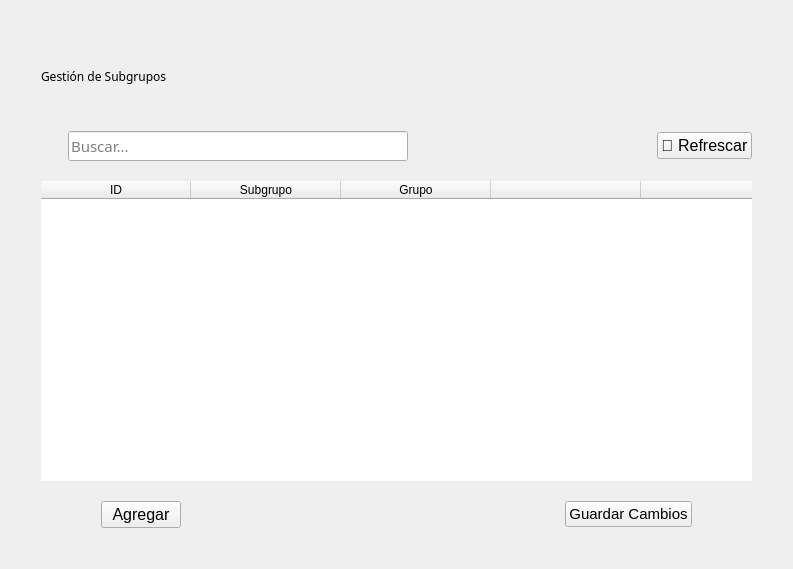
<?xml version="1.0" encoding="UTF-8"?>
<ui version="4.0">
 <class>Form</class>
 <widget class="QWidget" name="Form">
  <property name="geometry">
   <rect>
    <x>0</x>
    <y>0</y>
    <width>793</width>
    <height>569</height>
   </rect>
  </property>
  <property name="windowTitle">
   <string>Form</string>
  </property>
  <property name="styleSheet">
   <string notr="true"/>
  </property>
  <layout class="QHBoxLayout" name="horizontalLayout_4">
   <item>
    <layout class="QVBoxLayout" name="verticalLayout">
     <property name="spacing">
      <number>20</number>
     </property>
     <property name="leftMargin">
      <number>30</number>
     </property>
     <property name="topMargin">
      <number>30</number>
     </property>
     <property name="rightMargin">
      <number>30</number>
     </property>
     <property name="bottomMargin">
      <number>30</number>
     </property>
     <item>
      <widget class="QLabel" name="label">
       <property name="sizePolicy">
        <sizepolicy hsizetype="Fixed" vsizetype="Fixed">
         <horstretch>0</horstretch>
         <verstretch>0</verstretch>
        </sizepolicy>
       </property>
       <property name="minimumSize">
        <size>
         <width>0</width>
         <height>70</height>
        </size>
       </property>
       <property name="font">
        <font>
         <family>Oswald</family>
         <weight>50</weight>
         <bold>false</bold>
        </font>
       </property>
       <property name="text">
        <string>Gestión de Subgrupos</string>
       </property>
      </widget>
     </item>
     <item>
      <layout class="QHBoxLayout" name="horizontalLayout_2">
       <item>
        <widget class="QLabel" name="label_2">
         <property name="sizePolicy">
          <sizepolicy hsizetype="Fixed" vsizetype="Fixed">
           <horstretch>0</horstretch>
           <verstretch>0</verstretch>
          </sizepolicy>
         </property>
         <property name="text">
          <string/>
         </property>
         <property name="pixmap">
          <pixmap>lupa.png</pixmap>
         </property>
        </widget>
       </item>
       <item>
        <widget class="QLineEdit" name="lineEdit">
         <property name="sizePolicy">
          <sizepolicy hsizetype="Maximum" vsizetype="Fixed">
           <horstretch>0</horstretch>
           <verstretch>0</verstretch>
          </sizepolicy>
         </property>
         <property name="minimumSize">
          <size>
           <width>340</width>
           <height>0</height>
          </size>
         </property>
         <property name="font">
          <font>
           <family>Oswald</family>
           <pointsize>11</pointsize>
           <weight>50</weight>
           <bold>false</bold>
          </font>
         </property>
         <property name="styleSheet">
          <string notr="true"/>
         </property>
         <property name="placeholderText">
          <string>Buscar...</string>
         </property>
        </widget>
       </item>
       <item>
        <spacer name="horizontalSpacer_2">
         <property name="orientation">
          <enum>Qt::Horizontal</enum>
         </property>
         <property name="sizeHint" stdset="0">
          <size>
           <width>40</width>
           <height>20</height>
          </size>
         </property>
        </spacer>
       </item>
       <item>
        <widget class="QPushButton" name="botonRefresh">
         <property name="font">
          <font>
           <pointsize>12</pointsize>
          </font>
         </property>
         <property name="text">
          <string>🔄 Refrescar</string>
         </property>
        </widget>
       </item>
       <item>
        <layout class="QHBoxLayout" name="horizontalLayout_3"/>
       </item>
      </layout>
     </item>
     <item>
      <widget class="QTableWidget" name="tableWidget">
       <property name="sizePolicy">
        <sizepolicy hsizetype="Expanding" vsizetype="Expanding">
         <horstretch>0</horstretch>
         <verstretch>0</verstretch>
        </sizepolicy>
       </property>
       <property name="frameShape">
        <enum>QFrame::NoFrame</enum>
       </property>
       <property name="frameShadow">
        <enum>QFrame::Plain</enum>
       </property>
       <property name="verticalScrollBarPolicy">
        <enum>Qt::ScrollBarAlwaysOff</enum>
       </property>
       <property name="horizontalScrollBarPolicy">
        <enum>Qt::ScrollBarAlwaysOff</enum>
       </property>
       <property name="sizeAdjustPolicy">
        <enum>QAbstractScrollArea::AdjustToContents</enum>
       </property>
       <property name="sortingEnabled">
        <bool>true</bool>
       </property>
       <attribute name="horizontalHeaderDefaultSectionSize">
        <number>150</number>
       </attribute>
       <attribute name="horizontalHeaderHighlightSections">
        <bool>true</bool>
       </attribute>
       <attribute name="horizontalHeaderStretchLastSection">
        <bool>false</bool>
       </attribute>
       <attribute name="verticalHeaderVisible">
        <bool>false</bool>
       </attribute>
       <column>
        <property name="text">
         <string>ID</string>
        </property>
       </column>
       <column>
        <property name="text">
         <string>Subgrupo</string>
        </property>
       </column>
       <column>
        <property name="text">
         <string>Grupo</string>
        </property>
       </column>
       <column>
        <property name="text">
         <string/>
        </property>
       </column>
       <column>
        <property name="text">
         <string/>
        </property>
       </column>
      </widget>
     </item>
     <item>
      <layout class="QHBoxLayout" name="horizontalLayout">
       <property name="leftMargin">
        <number>60</number>
       </property>
       <property name="rightMargin">
        <number>60</number>
       </property>
       <item>
        <widget class="QPushButton" name="pushButton_2">
         <property name="font">
          <font>
           <family>MS Shell Dlg 2</family>
           <pointsize>12</pointsize>
           <weight>50</weight>
           <bold>false</bold>
          </font>
         </property>
         <property name="styleSheet">
          <string notr="true"/>
         </property>
         <property name="text">
          <string>Agregar</string>
         </property>
        </widget>
       </item>
       <item>
        <spacer name="horizontalSpacer">
         <property name="orientation">
          <enum>Qt::Horizontal</enum>
         </property>
         <property name="sizeHint" stdset="0">
          <size>
           <width>40</width>
           <height>20</height>
          </size>
         </property>
        </spacer>
       </item>
       <item>
        <widget class="QPushButton" name="botonGuardar">
         <property name="font">
          <font>
           <pointsize>11</pointsize>
          </font>
         </property>
         <property name="text">
          <string>Guardar Cambios</string>
         </property>
        </widget>
       </item>
      </layout>
     </item>
    </layout>
   </item>
  </layout>
 </widget>
 <resources/>
 <connections/>
</ui>
